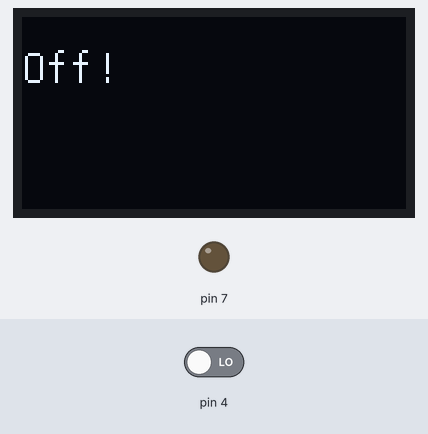
Bench run of a sketch on a simulated Arduino Uno, built with avr-gcc and run on an emulated ATmega328P. On the bench: 128×64 one-colour display, output pins drawn as LEDs (lit = HIGH). Inputs (shaded band) come from the test bench; at power-on: pin 4 LOW.

Above: at 10.9 s.
11.0 s: pin 4 driven HIGH
At 16.0 s:
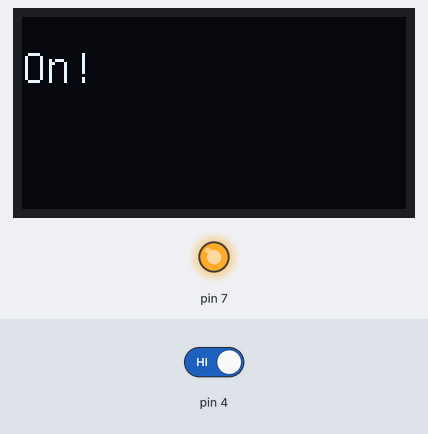
At 21.0 s:
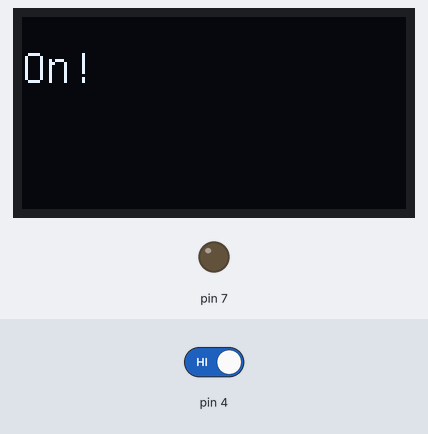
21.7 s: pin 4 driven LOW
At 26.7 s:
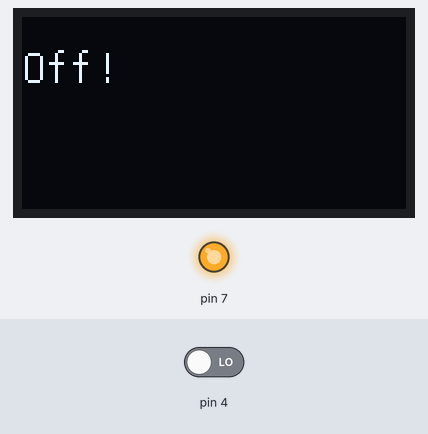
Timing chart, 0 to 36.9 s (numbered marks = the images above; inputs shaded):
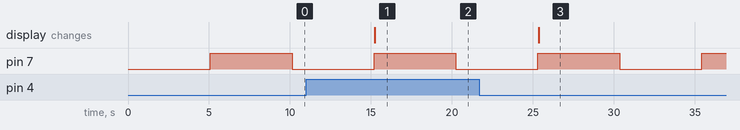

Measured:
- after the input at 11.0 s, the display: changes after 4.2 s (image 1)
- after the input at 21.7 s, the display: changes after 3.7 s (image 3)

The sketch:

screenTest1.ino
```cpp
// Rowan Turner, 22302171
// Last Updated: 27/02/25
// Module that displays "Off!" or "On!" on the MDOB128064BV-WS OLED screen, alternates in 5-second intervals

#include "U8glib.h"

// Variables for pins
int D0 = 13;
int D1 = 11;
int RES = 8;
int DC = 9;
int CS = 10;
// Variable for the screen
U8GLIB_SSD1306_128X64 screen(D0, D1, CS, DC, RES);
int drawOn = 0, buttonOn = 0;

void draw(int freq) {
  if (freq > 100) {
    screen.drawStr(0, 22, "On!");
  } else {
    screen.drawStr(0, 22, "Off!");
  }
}

void setup() {
  // Screen setup
  screen.setColorIndex(255);
  screen.setFont(u8g_font_unifont);
  // Pin setups
  pinMode(RES, OUTPUT);
  pinMode(4, INPUT);
  pinMode(7, OUTPUT);

  Serial.begin(9600);
}

void loop() {

  if (buttonOn == 0) {
    digitalWrite(7, LOW);
    buttonOn = 1;
  } else {
    digitalWrite(7, HIGH);
    buttonOn = 0;
  }

  if (digitalRead(4) == HIGH) {
    drawOn = 123;
  } else {
    drawOn = 12;
  }

  screen.firstPage();
  do {
    draw(drawOn);
  } while (screen.nextPage());

  delay(5000);
}
```
